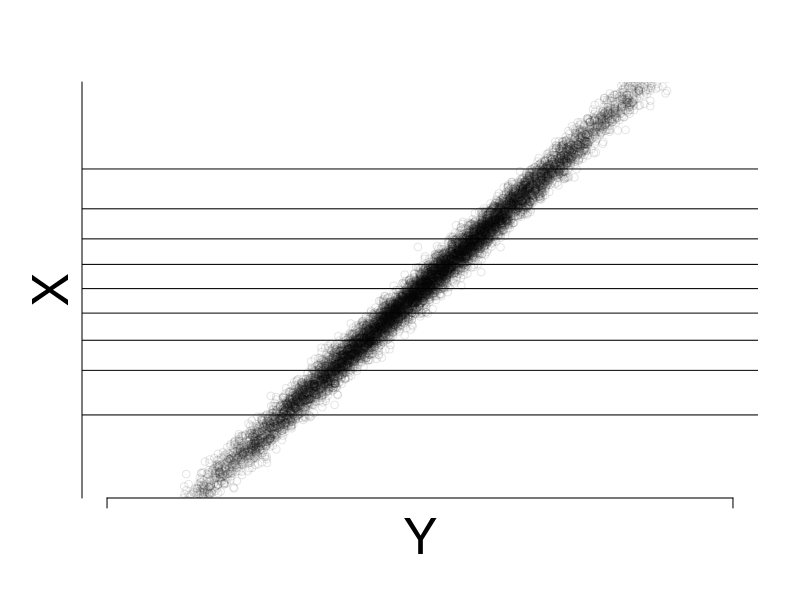
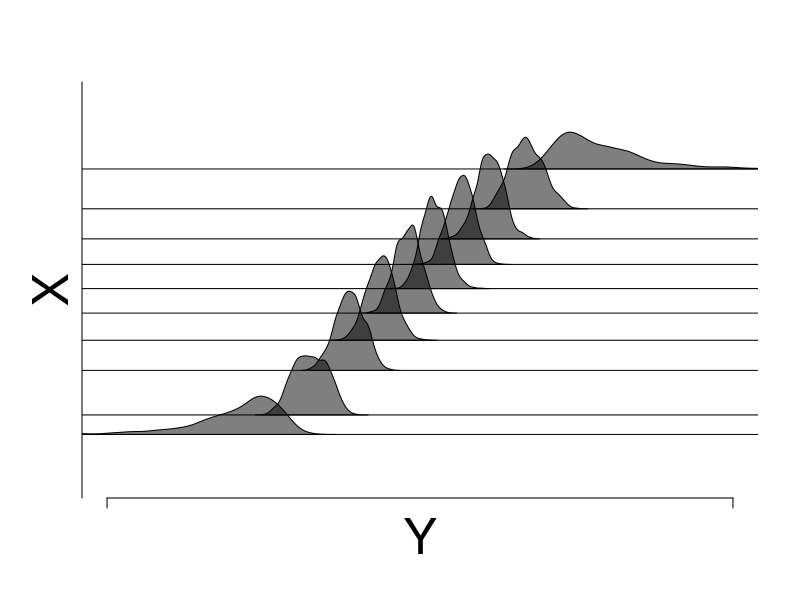

These charts were generated, in order, by the following R code:
####
##  Interpreting mutual information in terms of binning
####

library(MASS)

## GENERATE DATA

rho <- 0.995
n <- 10000
Sigma <- matrix(c(1, rho, rho, 1), 2, 2)
YX <- mvrnorm(n, c(0, 0), Sigma)
#YX[, 2] <- sign(YX[, 2]) * sqrt(abs(YX[, 2]))
#YX[, 1] <- sign(YX[, 2]) * sqrt(abs(YX[, 1]))
o <- order(YX[, 2])
YX <- YX[o, ]
ts <- (1:n)/n

K <- 10
#breaks <- min(YX[, 1])
breaks <- -1.5
ds <- list()
for (i in 1:K) {
  sub <- (ts <= i/K) & (ts > (i-1)/K)
  breaks <- c(breaks, max(YX[sub, 2]))
  Ysamp <- YX[sub, 1]
  ds[[i]] <- density(Ysamp)
}


## PLOTTING

plot(YX, xlim = c(-3, 3), ylim = c(-2, 2), ann = FALSE,
     axes = FALSE, cex.lab = 3, col = rgb(0,0,0, 0.1))
title(xlab = "Y", mgp = c(2, 1, 0.1), cex.lab = 3)
title(ylab = "X", mgp = c(0.5, 1, 0.1), cex.lab = 3)
axis(1, at = c(-3, 3), labels = FALSE)
axis(2, at = c(-3, 3), labels = FALSE)
for (i in 2:K) abline(breaks[i], 0)

plot(NA, NA, xlim = c(-3, 3), ylim = c(-2, 2), ann = FALSE,
     axes = FALSE, cex.lab = 3, col = rgb(0,0,0, 0.1))
title(xlab = "Y", mgp = c(2, 1, 0.1), cex.lab = 3)
title(ylab = "X", mgp = c(0.5, 1, 0.1), cex.lab = 3)
axis(1, at = c(-3, 3), labels = FALSE)
axis(2, at = c(-3, 3), labels = FALSE)
for (i in 1:K) {
  polygon(ds[[i]]$x, 0.3 * ds[[i]]$y + breaks[i], col = rgb(0, 0, 0, 0.5))
}
for (i in 1:K) abline(breaks[i], 0)

-1/2 * log(1 - rho^2)
